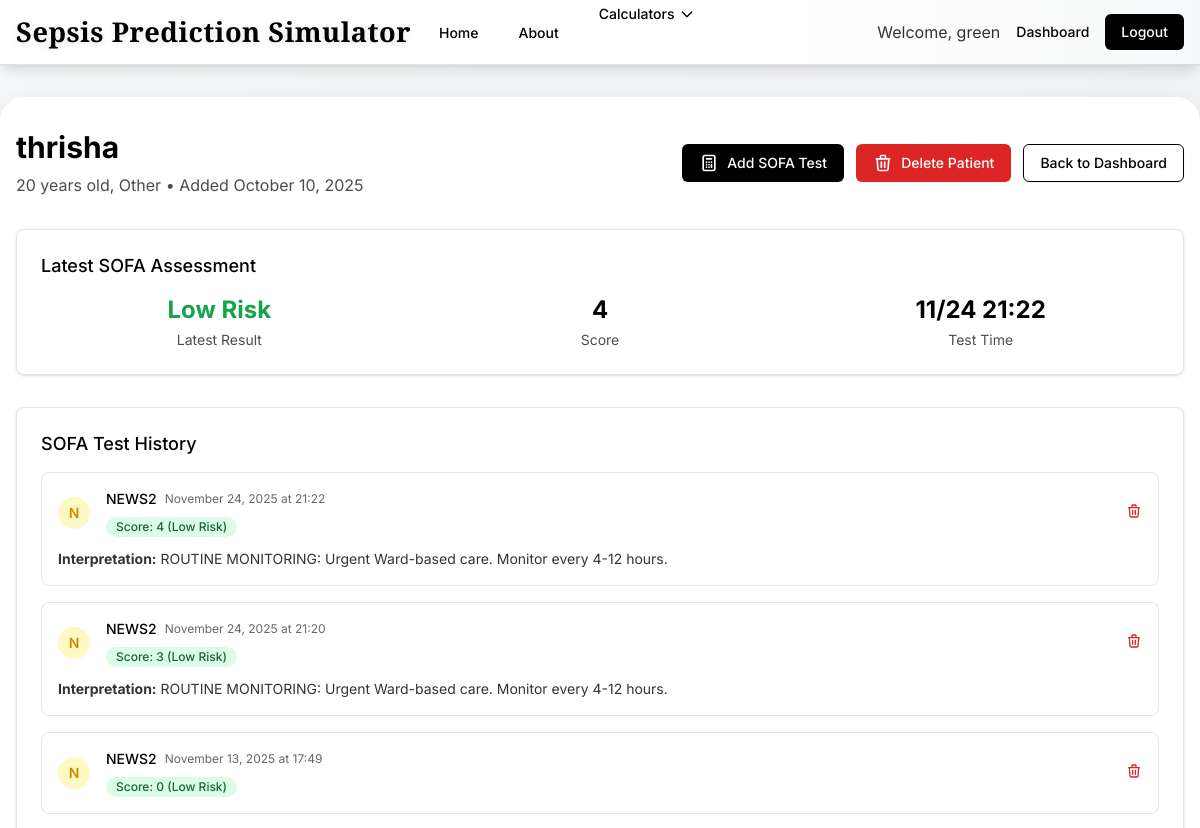
Page /patient/4 (signed in, upper part) on the earlier database version.
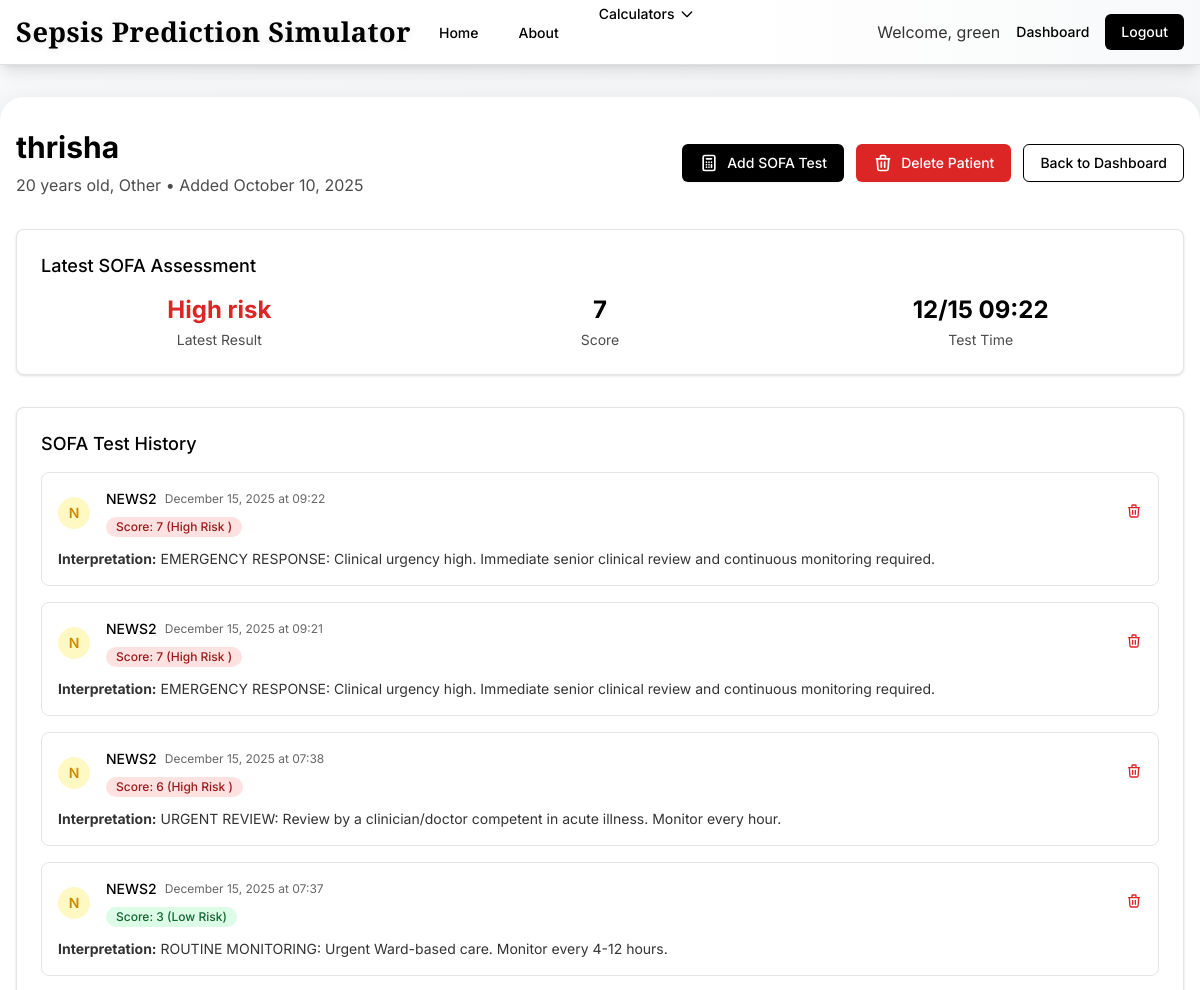
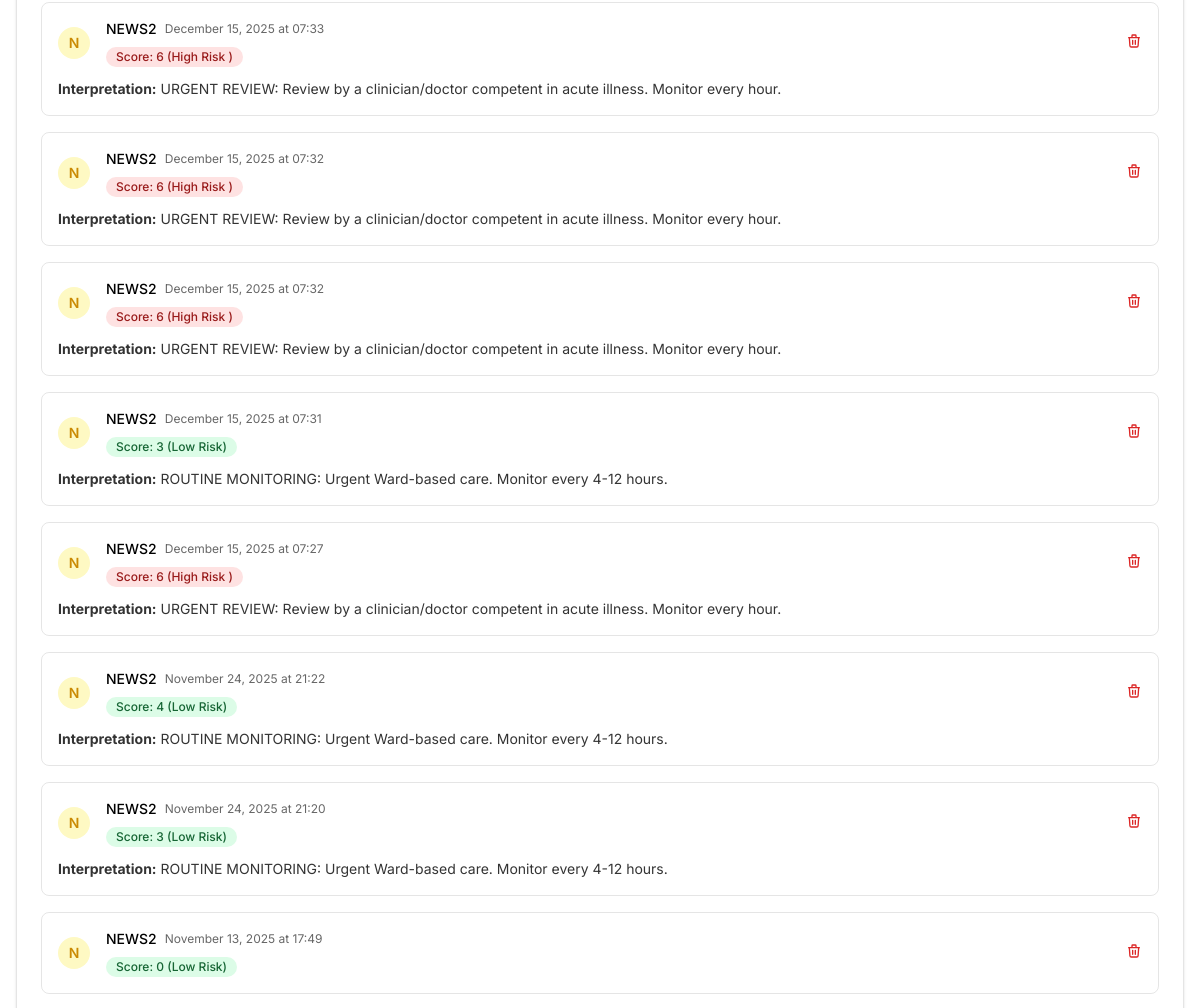
Same page on the later database version (2 pictures, top to bottom).
### app.py (models this page shows)
class SofaTest(db.Model):
    id = db.Column(db.Integer, primary_key=True)
    patient_id = db.Column(db.Integer, db.ForeignKey('patient.id'), nullable=False)
    test_type = db.Column(db.String(20), nullable=False) # 'qsofa', 'sofa', 'septic_shock', 'news2'
    timestamp = db.Column(db.DateTime, default=datetime.utcnow)
    total_score = db.Column(db.Integer)
    sepsis_criteria_met = db.Column(db.Boolean)
    high_risk = db.Column(db.Boolean)
    septic_shock_present = db.Column(db.Boolean)
    mortality_risk = db.Column(db.String(50))
    interpretation = db.Column(db.Text)
    respiration_score = db.Column(db.Integer)
    coagulation_score = db.Column(db.Integer)
    liver_score = db.Column(db.Integer)
    cardiovascular_score = db.Column(db.Integer)
    cns_score = db.Column(db.Integer)
    renal_score = db.Column(db.Integer)
    delta_sofa = db.Column(db.Integer)
    baseline_sofa = db.Column(db.Integer)
    respiratory_rate_22_or_higher = db.Column(db.Boolean)
    altered_mentation = db.Column(db.Boolean)
    systolic_bp_100_or_lower = db.Column(db.Boolean)
    sepsis_present = db.Column(db.Boolean)
    persistent_hypotension_on_vasopressors = db.Column(db.Boolean)
    lactate_greater_than_2 = db.Column(db.Boolean)
    adequate_volume_resuscitation = db.Column(db.Boolean)
    pao2_fio2 = db.Column(db.Float)
    respiratory_support = db.Column(db.Boolean)
    respiratory_rate = db.Column(db.Float)
    map_mmhg = db.Column(db.Float)
    systolic_bp = db.Column(db.Float)
    dopamine_dose = db.Column(db.Float)
    dobutamine_dose = db.Column(db.Float)
    epinephrine_dose = db.Column(db.Float)
    norepinephrine_dose = db.Column(db.Float)
    platelets = db.Column(db.Float)
    bilirubin = db.Column(db.Float)
    creatinine = db.Column(db.Float)
    lactate = db.Column(db.Float)
    urine_output = db.Column(db.Float)
    gcs = db.Column(db.Integer)
    suspected_infection = db.Column(db.Boolean)
    on_vasopressors = db.Column(db.Boolean)

### app.py (the view)
@app.route('/patient/<int:patient_id>')
@doctor_required
def patient_detail(patient_id):
    patient = Patient.query.filter_by(id=patient_id, doctor_id=current_user.id).first_or_404()
    sofa_tests = patient.sofa_tests
    return render_template('patient_detail.html', patient=patient, sofa_tests=sofa_tests)

### app.py (called while the page is built)
@login_manager.user_loader
def load_user(user_id):
    return db.session.get(User, int(user_id))

def doctor_required(f):
    @wraps(f)
    def decorated_function(*args, **kwargs):
        if not current_user.is_authenticated:
            return redirect(url_for('login'))
        return f(*args, **kwargs)
    return decorated_function

### templates/patient_detail.html (shortened to what the changed rows need)
{% extends "base.html" %}
{% block content %}
<div class="max-w-7xl mx-auto">
    <div class="mb-8">
        <div class="flex items-center justify-between">
            <div>
                <h1 class="text-3xl font-bold text-[#000000]">{{ patient.name }}</h1>
            </div>
        </div>
    </div>
    {% if sofa_tests %}
        {% set latest_test = sofa_tests[0] %}
        <div class="mb-8">
            <div class="bg-white overflow-hidden shadow rounded-lg border border-[#000000]/10">
                <div class="px-4 py-5 sm:p-6">
                    <h3 class="text-lg leading-6 font-medium mb-4 text-[#000000]">Latest SOFA Assessment</h3>
                    <div class="grid grid-cols-1 md:grid-cols-3 gap-6">
                        <div class="text-center">
                            <div class="text-2xl font-bold {% if latest_test.sepsis_criteria_met or latest_test.high_risk or latest_test.septic_shock_present %}text-red-600{% else %}text-green-600{% endif %}">
                                {% if latest_test.test_type == 'qsofa' %}
                                    {% if latest_test.high_risk %}High Risk{% else %}Low Risk{% endif %}
                                {% elif latest_test.test_type == 'sofa' %}
                                    {% if latest_test.sepsis_criteria_met %}Sepsis Present{% else %}No Sepsis{% endif %}
                                {% elif latest_test.test_type == 'septic_shock' %}
                                    {% if latest_test.septic_shock_present %}Septic Shock{% else %}No Shock{% endif %}
                                {% elif latest_test.test_type == 'news2' %}
                                    {% if latest_test.high_risk %}High risk {% elif latest_test.Medium %}Medium {% else %}Low Risk{% endif %}
                                {% endif %}
                            </div>
                            <p class="text-sm text-[#000000]/70 mt-1">Latest Result</p>
                        </div>
                        <div class="text-center">
                            <div class="text-2xl font-bold text-[#000000]">
                                {% if latest_test.total_score is not none %}{{ latest_test.total_score }}{% else %}N/A{% endif %}
                            </div>
                            <p class="text-sm text-[#000000]/70 mt-1">Score</p>
                        </div>
                        <div class="text-center">
                            <div class="text-2xl font-bold text-[#000000]">
                                {{ latest_test.timestamp.strftime('%m/%d %H:%M') }}
                            </div>
                            <p class="text-sm text-[#000000]/70 mt-1">Test Time</p>
                        </div>
                    </div>
                </div>
            </div>
        </div>
    {% endif %}
    <div class="bg-white shadow rounded-lg border border-[#000000]/10">
        <div class="px-4 py-5 sm:p-6">
            {% if sofa_tests %}
                <div class="space-y-4">
                    {% for test in sofa_tests %}
                    <div class="border border-[#000000]/10 rounded-lg p-4 hover:bg-[#f8f9fa] transition">
                        <div class="flex items-center justify-between">
                            <div class="flex-1">
                                <div class="flex items-center space-x-4">
                                    <div class="flex-shrink-0">
                                        {% if test.test_type == 'qsofa' %}
                                            <div class="w-8 h-8 bg-blue-100 rounded-full flex items-center justify-center">
                                                <span class="text-blue-600 font-semibold text-sm">q</span>
                                            </div>
                                        {% elif test.test_type == 'sofa' %}
                                            <div class="w-8 h-8 bg-green-100 rounded-full flex items-center justify-center">
                                                <span class="text-green-600 font-semibold text-sm">S</span>
                                            </div>
                                        {% elif test.test_type == 'septic_shock' %}
                                            <div class="w-8 h-8 bg-red-100 rounded-full flex items-center justify-center">
                                                <span class="text-red-600 font-semibold text-sm">!</span>
                                            </div>
                                        {% elif test.test_type == 'news2' %}
                                            <div class="w-8 h-8 bg-yellow-100 rounded-full flex items-center justify-center">
                                                <span class="text-yellow-600 font-semibold text-sm">N</span>
                                            </div>
                                        {% endif %}
                                    </div>
                                    <div class="flex-1">
                                        <div class="flex items-center space-x-2">
                                            <h4 class="text-sm font-medium text-[#000000]">
                                                {% if test.test_type == 'qsofa' %}qSOFA Test{% elif test.test_type == 'sofa' %}SOFA Test{% elif test.test_type == 'septic_shock' %}Septic Shock Assessment{% elif test.test_type == 'news2' %}NEWS2{% endif %}
                                            </h4>
                                            <span class="text-xs text-[#000000]/60">{{ test.timestamp.strftime('%B %d, %Y at %H:%M') }}</span>
                                        </div>
                                        <div class="mt-1">
                                            <span class="inline-flex items-center px-2.5 py-0.5 rounded-full text-xs font-medium
                                                {% if test.sepsis_criteria_met or test.high_risk or test.septic_shock_present %}
                                                    bg-red-100 text-red-800
                                                {% else %}
                                                    bg-green-100 text-green-800
                                                {% endif %}">
                                                {% if test.test_type == 'qsofa' %}
                                                    Score: {{ test.total_score }} ({% if test.high_risk %}High Risk{% else %}Low Risk{% endif %})
                                                {% elif test.test_type == 'sofa' %}
                                                    Score: {{ test.total_score }} ({% if test.sepsis_criteria_met %}Sepsis{% else %}No Sepsis{% endif %})
                                                {% elif test.test_type == 'septic_shock' %}
                                                    {% if test.septic_shock_present %}Septic Shock Present{% else %}No Septic Shock{% endif %}
                                                {% elif test.test_type == 'news2' %}
                                                    Score: {{ test.total_score }} ({% if test.high_risk %}High Risk {% elif latest_test.Medium %}Medium {% else %}Low Risk{% endif %})
                                                {% endif %}
                                            </span>
                                        </div>
                                    </div>
                                </div>
                            </div>
                            <div class="flex items-center space-x-2">
                                <form method="POST" action="{{ url_for('delete_sofa_test', patient_id=patient.id, test_id=test.id) }}"
                                      onsubmit="return confirm('Are you sure you want to delete this SOFA test?')" class="inline">
                                    <button type="submit" class="text-red-600 hover:text-red-800 text-sm">
                                        <svg class="h-4 w-4" fill="none" stroke="currentColor" viewBox="0 0 24 24">
                                            <path stroke-linecap="round" stroke-linejoin="round" stroke-width="2" d="M19 7l-.867 12.142A2 2 0 0116.138 21H7.862a2 2 0 01-1.995-1.858L5 7m5 4v6m4-6v6m1-10V4a1 1 0 00-1-1h-4a1 1 0 00-1 1v3M4 7h16"></path>
                                        </svg>
                                    </button>
                                </form>
                            </div>
                        </div>
                        {% if test.interpretation %}
                        <div class="mt-3 text-sm text-[#000000]/80">
                            <p><strong>Interpretation:</strong> {{ test.interpretation }}</p>
                        </div>
                        {% endif %}
                    </div>
                    {% endfor %}
                </div>
            {% endif %}
        </div>
    </div>
</div>
{% endblock %}

Differences in the rows shown:
added SofaTest: total_score "7", timestamp "12/15 09:22", test_type "N", timestamp "December 15, 2025 at 09:22", high_risk "High Risk", interpretation "EMERGENCY RESPONSE: Clinical urgency high. Immediate senior clinical review and continuous monitoring required."
added SofaTest: test_type "N", timestamp "December 15, 2025 at 09:21", total_score "7", high_risk "High Risk", interpretation "EMERGENCY RESPONSE: Clinical urgency high. Immediate senior clinical review and continuous monitoring required."
added SofaTest: test_type "N", timestamp "December 15, 2025 at 07:38", total_score "6", high_risk "High Risk", interpretation "URGENT REVIEW: Review by a clinician/doctor competent in acute illness. Monitor every hour."
added SofaTest: test_type "N", timestamp "December 15, 2025 at 07:37", total_score "3", high_risk "Low Risk", interpretation "ROUTINE MONITORING: Urgent Ward-based care. Monitor every 4-12 hours."
added SofaTest: test_type "N", timestamp "December 15, 2025 at 07:33", total_score "6", high_risk "High Risk", interpretation "URGENT REVIEW: Review by a clinician/doctor competent in acute illness. Monitor every hour."
added SofaTest: test_type "N", timestamp "December 15, 2025 at 07:32", total_score "6", high_risk "High Risk", interpretation "URGENT REVIEW: Review by a clinician/doctor competent in acute illness. Monitor every hour."
added SofaTest: test_type "N", timestamp "December 15, 2025 at 07:32", total_score "6", high_risk "High Risk", interpretation "URGENT REVIEW: Review by a clinician/doctor competent in acute illness. Monitor every hour."
added SofaTest: test_type "N", timestamp "December 15, 2025 at 07:31", total_score "3", high_risk "Low Risk", interpretation "ROUTINE MONITORING: Urgent Ward-based care. Monitor every 4-12 hours."
added SofaTest: test_type "N", timestamp "December 15, 2025 at 07:27", total_score "6", high_risk "High Risk", interpretation "URGENT REVIEW: Review by a clinician/doctor competent in acute illness. Monitor every hour."
Other differences:
{{ latest_test.total_score }}: "4" → "7"
{{ latest_test.timestamp.strftime('%m/%d %H:%M') }}: "11/24 21:22" → "12/15 09:22"
text no longer shown: "Low Risk"
text now shown: "High risk"
